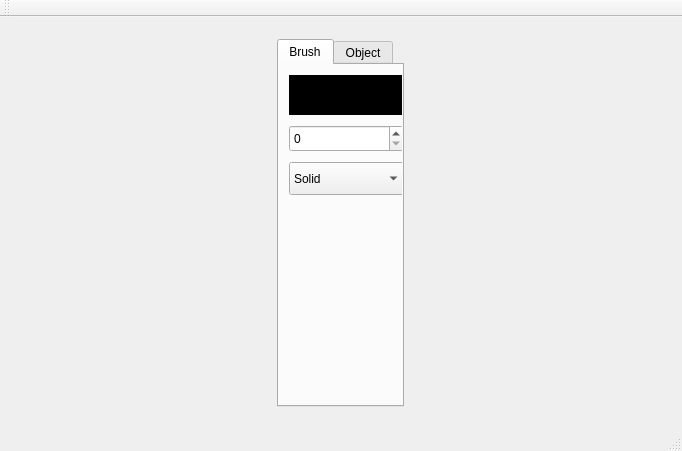
<?xml version="1.0" encoding="UTF-8"?>
<ui version="4.0">
 <class>MainWindow</class>
 <widget class="QMainWindow" name="MainWindow">
  <property name="geometry">
   <rect>
    <x>0</x>
    <y>0</y>
    <width>682</width>
    <height>451</height>
   </rect>
  </property>
  <property name="windowTitle">
   <string>MainWindow</string>
  </property>
  <widget class="QWidget" name="centralWidget">
   <property name="sizePolicy">
    <sizepolicy hsizetype="Expanding" vsizetype="Expanding">
     <horstretch>0</horstretch>
     <verstretch>0</verstretch>
    </sizepolicy>
   </property>
   <layout class="QGridLayout" name="gridLayout">
    <item row="0" column="0">
     <layout class="QHBoxLayout" name="horizontalLayout">
      <property name="sizeConstraint">
       <enum>QLayout::SetDefaultConstraint</enum>
      </property>
      <item>
       <layout class="QGridLayout" name="drawLayout"/>
      </item>
      <item>
       <widget class="QWidget" name="RightPanel" native="true">
        <property name="sizePolicy">
         <sizepolicy hsizetype="Fixed" vsizetype="Expanding">
          <horstretch>0</horstretch>
          <verstretch>0</verstretch>
         </sizepolicy>
        </property>
        <property name="minimumSize">
         <size>
          <width>100</width>
          <height>0</height>
         </size>
        </property>
        <property name="baseSize">
         <size>
          <width>0</width>
          <height>0</height>
         </size>
        </property>
        <layout class="QGridLayout" name="gridLayout_2">
         <item row="0" column="0">
          <widget class="QTabWidget" name="tabWidget">
           <property name="autoFillBackground">
            <bool>false</bool>
           </property>
           <property name="currentIndex">
            <number>0</number>
           </property>
           <widget class="QWidget" name="currSettings">
            <attribute name="title">
             <string>Brush</string>
            </attribute>
            <widget class="QPushButton" name="currColor">
             <property name="geometry">
              <rect>
               <x>10</x>
               <y>10</y>
               <width>115</width>
               <height>40</height>
              </rect>
             </property>
             <property name="sizePolicy">
              <sizepolicy hsizetype="Maximum" vsizetype="Fixed">
               <horstretch>0</horstretch>
               <verstretch>0</verstretch>
              </sizepolicy>
             </property>
             <property name="palette">
              <palette>
               <active>
                <colorrole role="WindowText">
                 <brush brushstyle="SolidPattern">
                  <color alpha="255">
                   <red>255</red>
                   <green>255</green>
                   <blue>255</blue>
                  </color>
                 </brush>
                </colorrole>
                <colorrole role="Button">
                 <brush brushstyle="SolidPattern">
                  <color alpha="255">
                   <red>0</red>
                   <green>0</green>
                   <blue>0</blue>
                  </color>
                 </brush>
                </colorrole>
                <colorrole role="Light">
                 <brush brushstyle="SolidPattern">
                  <color alpha="255">
                   <red>0</red>
                   <green>0</green>
                   <blue>0</blue>
                  </color>
                 </brush>
                </colorrole>
                <colorrole role="Midlight">
                 <brush brushstyle="SolidPattern">
                  <color alpha="255">
                   <red>0</red>
                   <green>0</green>
                   <blue>0</blue>
                  </color>
                 </brush>
                </colorrole>
                <colorrole role="Dark">
                 <brush brushstyle="SolidPattern">
                  <color alpha="255">
                   <red>0</red>
                   <green>0</green>
                   <blue>0</blue>
                  </color>
                 </brush>
                </colorrole>
                <colorrole role="Mid">
                 <brush brushstyle="SolidPattern">
                  <color alpha="255">
                   <red>0</red>
                   <green>0</green>
                   <blue>0</blue>
                  </color>
                 </brush>
                </colorrole>
                <colorrole role="Text">
                 <brush brushstyle="SolidPattern">
                  <color alpha="255">
                   <red>255</red>
                   <green>255</green>
                   <blue>255</blue>
                  </color>
                 </brush>
                </colorrole>
                <colorrole role="BrightText">
                 <brush brushstyle="SolidPattern">
                  <color alpha="255">
                   <red>255</red>
                   <green>255</green>
                   <blue>255</blue>
                  </color>
                 </brush>
                </colorrole>
                <colorrole role="ButtonText">
                 <brush brushstyle="SolidPattern">
                  <color alpha="255">
                   <red>255</red>
                   <green>255</green>
                   <blue>255</blue>
                  </color>
                 </brush>
                </colorrole>
                <colorrole role="Base">
                 <brush brushstyle="SolidPattern">
                  <color alpha="255">
                   <red>0</red>
                   <green>0</green>
                   <blue>0</blue>
                  </color>
                 </brush>
                </colorrole>
                <colorrole role="Window">
                 <brush brushstyle="SolidPattern">
                  <color alpha="255">
                   <red>0</red>
                   <green>0</green>
                   <blue>0</blue>
                  </color>
                 </brush>
                </colorrole>
                <colorrole role="Shadow">
                 <brush brushstyle="SolidPattern">
                  <color alpha="255">
                   <red>0</red>
                   <green>0</green>
                   <blue>0</blue>
                  </color>
                 </brush>
                </colorrole>
                <colorrole role="AlternateBase">
                 <brush brushstyle="SolidPattern">
                  <color alpha="255">
                   <red>0</red>
                   <green>0</green>
                   <blue>0</blue>
                  </color>
                 </brush>
                </colorrole>
                <colorrole role="ToolTipBase">
                 <brush brushstyle="SolidPattern">
                  <color alpha="255">
                   <red>255</red>
                   <green>255</green>
                   <blue>220</blue>
                  </color>
                 </brush>
                </colorrole>
                <colorrole role="ToolTipText">
                 <brush brushstyle="SolidPattern">
                  <color alpha="255">
                   <red>0</red>
                   <green>0</green>
                   <blue>0</blue>
                  </color>
                 </brush>
                </colorrole>
               </active>
               <inactive>
                <colorrole role="WindowText">
                 <brush brushstyle="SolidPattern">
                  <color alpha="255">
                   <red>255</red>
                   <green>255</green>
                   <blue>255</blue>
                  </color>
                 </brush>
                </colorrole>
                <colorrole role="Button">
                 <brush brushstyle="SolidPattern">
                  <color alpha="255">
                   <red>0</red>
                   <green>0</green>
                   <blue>0</blue>
                  </color>
                 </brush>
                </colorrole>
                <colorrole role="Light">
                 <brush brushstyle="SolidPattern">
                  <color alpha="255">
                   <red>0</red>
                   <green>0</green>
                   <blue>0</blue>
                  </color>
                 </brush>
                </colorrole>
                <colorrole role="Midlight">
                 <brush brushstyle="SolidPattern">
                  <color alpha="255">
                   <red>0</red>
                   <green>0</green>
                   <blue>0</blue>
                  </color>
                 </brush>
                </colorrole>
                <colorrole role="Dark">
                 <brush brushstyle="SolidPattern">
                  <color alpha="255">
                   <red>0</red>
                   <green>0</green>
                   <blue>0</blue>
                  </color>
                 </brush>
                </colorrole>
                <colorrole role="Mid">
                 <brush brushstyle="SolidPattern">
                  <color alpha="255">
                   <red>0</red>
                   <green>0</green>
                   <blue>0</blue>
                  </color>
                 </brush>
                </colorrole>
                <colorrole role="Text">
                 <brush brushstyle="SolidPattern">
                  <color alpha="255">
                   <red>255</red>
                   <green>255</green>
                   <blue>255</blue>
                  </color>
                 </brush>
                </colorrole>
                <colorrole role="BrightText">
                 <brush brushstyle="SolidPattern">
                  <color alpha="255">
                   <red>255</red>
                   <green>255</green>
                   <blue>255</blue>
                  </color>
                 </brush>
                </colorrole>
                <colorrole role="ButtonText">
                 <brush brushstyle="SolidPattern">
                  <color alpha="255">
                   <red>255</red>
                   <green>255</green>
                   <blue>255</blue>
                  </color>
                 </brush>
                </colorrole>
                <colorrole role="Base">
                 <brush brushstyle="SolidPattern">
                  <color alpha="255">
                   <red>0</red>
                   <green>0</green>
                   <blue>0</blue>
                  </color>
                 </brush>
                </colorrole>
                <colorrole role="Window">
                 <brush brushstyle="SolidPattern">
                  <color alpha="255">
                   <red>0</red>
                   <green>0</green>
                   <blue>0</blue>
                  </color>
                 </brush>
                </colorrole>
                <colorrole role="Shadow">
                 <brush brushstyle="SolidPattern">
                  <color alpha="255">
                   <red>0</red>
                   <green>0</green>
                   <blue>0</blue>
                  </color>
                 </brush>
                </colorrole>
                <colorrole role="AlternateBase">
                 <brush brushstyle="SolidPattern">
                  <color alpha="255">
                   <red>0</red>
                   <green>0</green>
                   <blue>0</blue>
                  </color>
                 </brush>
                </colorrole>
                <colorrole role="ToolTipBase">
                 <brush brushstyle="SolidPattern">
                  <color alpha="255">
                   <red>255</red>
                   <green>255</green>
                   <blue>220</blue>
                  </color>
                 </brush>
                </colorrole>
                <colorrole role="ToolTipText">
                 <brush brushstyle="SolidPattern">
                  <color alpha="255">
                   <red>0</red>
                   <green>0</green>
                   <blue>0</blue>
                  </color>
                 </brush>
                </colorrole>
               </inactive>
               <disabled>
                <colorrole role="WindowText">
                 <brush brushstyle="SolidPattern">
                  <color alpha="255">
                   <red>0</red>
                   <green>0</green>
                   <blue>0</blue>
                  </color>
                 </brush>
                </colorrole>
                <colorrole role="Button">
                 <brush brushstyle="SolidPattern">
                  <color alpha="255">
                   <red>0</red>
                   <green>0</green>
                   <blue>0</blue>
                  </color>
                 </brush>
                </colorrole>
                <colorrole role="Light">
                 <brush brushstyle="SolidPattern">
                  <color alpha="255">
                   <red>0</red>
                   <green>0</green>
                   <blue>0</blue>
                  </color>
                 </brush>
                </colorrole>
                <colorrole role="Midlight">
                 <brush brushstyle="SolidPattern">
                  <color alpha="255">
                   <red>0</red>
                   <green>0</green>
                   <blue>0</blue>
                  </color>
                 </brush>
                </colorrole>
                <colorrole role="Dark">
                 <brush brushstyle="SolidPattern">
                  <color alpha="255">
                   <red>0</red>
                   <green>0</green>
                   <blue>0</blue>
                  </color>
                 </brush>
                </colorrole>
                <colorrole role="Mid">
                 <brush brushstyle="SolidPattern">
                  <color alpha="255">
                   <red>0</red>
                   <green>0</green>
                   <blue>0</blue>
                  </color>
                 </brush>
                </colorrole>
                <colorrole role="Text">
                 <brush brushstyle="SolidPattern">
                  <color alpha="255">
                   <red>0</red>
                   <green>0</green>
                   <blue>0</blue>
                  </color>
                 </brush>
                </colorrole>
                <colorrole role="BrightText">
                 <brush brushstyle="SolidPattern">
                  <color alpha="255">
                   <red>255</red>
                   <green>255</green>
                   <blue>255</blue>
                  </color>
                 </brush>
                </colorrole>
                <colorrole role="ButtonText">
                 <brush brushstyle="SolidPattern">
                  <color alpha="255">
                   <red>0</red>
                   <green>0</green>
                   <blue>0</blue>
                  </color>
                 </brush>
                </colorrole>
                <colorrole role="Base">
                 <brush brushstyle="SolidPattern">
                  <color alpha="255">
                   <red>0</red>
                   <green>0</green>
                   <blue>0</blue>
                  </color>
                 </brush>
                </colorrole>
                <colorrole role="Window">
                 <brush brushstyle="SolidPattern">
                  <color alpha="255">
                   <red>0</red>
                   <green>0</green>
                   <blue>0</blue>
                  </color>
                 </brush>
                </colorrole>
                <colorrole role="Shadow">
                 <brush brushstyle="SolidPattern">
                  <color alpha="255">
                   <red>0</red>
                   <green>0</green>
                   <blue>0</blue>
                  </color>
                 </brush>
                </colorrole>
                <colorrole role="AlternateBase">
                 <brush brushstyle="SolidPattern">
                  <color alpha="255">
                   <red>0</red>
                   <green>0</green>
                   <blue>0</blue>
                  </color>
                 </brush>
                </colorrole>
                <colorrole role="ToolTipBase">
                 <brush brushstyle="SolidPattern">
                  <color alpha="255">
                   <red>255</red>
                   <green>255</green>
                   <blue>220</blue>
                  </color>
                 </brush>
                </colorrole>
                <colorrole role="ToolTipText">
                 <brush brushstyle="SolidPattern">
                  <color alpha="255">
                   <red>0</red>
                   <green>0</green>
                   <blue>0</blue>
                  </color>
                 </brush>
                </colorrole>
               </disabled>
              </palette>
             </property>
             <property name="autoFillBackground">
              <bool>true</bool>
             </property>
             <property name="text">
              <string/>
             </property>
             <property name="flat">
              <bool>true</bool>
             </property>
            </widget>
            <widget class="QSpinBox" name="currSize">
             <property name="geometry">
              <rect>
               <x>10</x>
               <y>60</y>
               <width>115</width>
               <height>27</height>
              </rect>
             </property>
             <property name="sizePolicy">
              <sizepolicy hsizetype="Maximum" vsizetype="Fixed">
               <horstretch>0</horstretch>
               <verstretch>0</verstretch>
              </sizepolicy>
             </property>
            </widget>
            <widget class="QComboBox" name="currStyle">
             <property name="geometry">
              <rect>
               <x>10</x>
               <y>97</y>
               <width>116</width>
               <height>33</height>
              </rect>
             </property>
             <property name="currentIndex">
              <number>1</number>
             </property>
             <item>
              <property name="text">
               <string>None</string>
              </property>
             </item>
             <item>
              <property name="text">
               <string>Solid</string>
              </property>
             </item>
             <item>
              <property name="text">
               <string>Dash</string>
              </property>
             </item>
             <item>
              <property name="text">
               <string>Dot</string>
              </property>
             </item>
             <item>
              <property name="text">
               <string>DashDot</string>
              </property>
             </item>
            </widget>
           </widget>
           <widget class="QWidget" name="objSettings">
            <attribute name="title">
             <string>Object</string>
            </attribute>
            <widget class="QPushButton" name="objColor">
             <property name="geometry">
              <rect>
               <x>10</x>
               <y>10</y>
               <width>115</width>
               <height>40</height>
              </rect>
             </property>
             <property name="sizePolicy">
              <sizepolicy hsizetype="Maximum" vsizetype="Fixed">
               <horstretch>0</horstretch>
               <verstretch>0</verstretch>
              </sizepolicy>
             </property>
             <property name="palette">
              <palette>
               <active>
                <colorrole role="WindowText">
                 <brush brushstyle="SolidPattern">
                  <color alpha="255">
                   <red>255</red>
                   <green>255</green>
                   <blue>255</blue>
                  </color>
                 </brush>
                </colorrole>
                <colorrole role="Button">
                 <brush brushstyle="SolidPattern">
                  <color alpha="255">
                   <red>0</red>
                   <green>0</green>
                   <blue>0</blue>
                  </color>
                 </brush>
                </colorrole>
                <colorrole role="Light">
                 <brush brushstyle="SolidPattern">
                  <color alpha="255">
                   <red>0</red>
                   <green>0</green>
                   <blue>0</blue>
                  </color>
                 </brush>
                </colorrole>
                <colorrole role="Midlight">
                 <brush brushstyle="SolidPattern">
                  <color alpha="255">
                   <red>0</red>
                   <green>0</green>
                   <blue>0</blue>
                  </color>
                 </brush>
                </colorrole>
                <colorrole role="Dark">
                 <brush brushstyle="SolidPattern">
                  <color alpha="255">
                   <red>0</red>
                   <green>0</green>
                   <blue>0</blue>
                  </color>
                 </brush>
                </colorrole>
                <colorrole role="Mid">
                 <brush brushstyle="SolidPattern">
                  <color alpha="255">
                   <red>0</red>
                   <green>0</green>
                   <blue>0</blue>
                  </color>
                 </brush>
                </colorrole>
                <colorrole role="Text">
                 <brush brushstyle="SolidPattern">
                  <color alpha="255">
                   <red>255</red>
                   <green>255</green>
                   <blue>255</blue>
                  </color>
                 </brush>
                </colorrole>
                <colorrole role="BrightText">
                 <brush brushstyle="SolidPattern">
                  <color alpha="255">
                   <red>255</red>
                   <green>255</green>
                   <blue>255</blue>
                  </color>
                 </brush>
                </colorrole>
                <colorrole role="ButtonText">
                 <brush brushstyle="SolidPattern">
                  <color alpha="255">
                   <red>255</red>
                   <green>255</green>
                   <blue>255</blue>
                  </color>
                 </brush>
                </colorrole>
                <colorrole role="Base">
                 <brush brushstyle="SolidPattern">
                  <color alpha="255">
                   <red>0</red>
                   <green>0</green>
                   <blue>0</blue>
                  </color>
                 </brush>
                </colorrole>
                <colorrole role="Window">
                 <brush brushstyle="SolidPattern">
                  <color alpha="255">
                   <red>0</red>
                   <green>0</green>
                   <blue>0</blue>
                  </color>
                 </brush>
                </colorrole>
                <colorrole role="Shadow">
                 <brush brushstyle="SolidPattern">
                  <color alpha="255">
                   <red>0</red>
                   <green>0</green>
                   <blue>0</blue>
                  </color>
                 </brush>
                </colorrole>
                <colorrole role="AlternateBase">
                 <brush brushstyle="SolidPattern">
                  <color alpha="255">
                   <red>0</red>
                   <green>0</green>
                   <blue>0</blue>
                  </color>
                 </brush>
                </colorrole>
                <colorrole role="ToolTipBase">
                 <brush brushstyle="SolidPattern">
                  <color alpha="255">
                   <red>255</red>
                   <green>255</green>
                   <blue>220</blue>
                  </color>
                 </brush>
                </colorrole>
                <colorrole role="ToolTipText">
                 <brush brushstyle="SolidPattern">
                  <color alpha="255">
                   <red>0</red>
                   <green>0</green>
                   <blue>0</blue>
                  </color>
                 </brush>
                </colorrole>
               </active>
               <inactive>
                <colorrole role="WindowText">
                 <brush brushstyle="SolidPattern">
                  <color alpha="255">
                   <red>255</red>
                   <green>255</green>
                   <blue>255</blue>
                  </color>
                 </brush>
                </colorrole>
                <colorrole role="Button">
                 <brush brushstyle="SolidPattern">
                  <color alpha="255">
                   <red>0</red>
                   <green>0</green>
                   <blue>0</blue>
                  </color>
                 </brush>
                </colorrole>
                <colorrole role="Light">
                 <brush brushstyle="SolidPattern">
                  <color alpha="255">
                   <red>0</red>
                   <green>0</green>
                   <blue>0</blue>
                  </color>
                 </brush>
                </colorrole>
                <colorrole role="Midlight">
                 <brush brushstyle="SolidPattern">
                  <color alpha="255">
                   <red>0</red>
                   <green>0</green>
                   <blue>0</blue>
                  </color>
                 </brush>
                </colorrole>
                <colorrole role="Dark">
                 <brush brushstyle="SolidPattern">
                  <color alpha="255">
                   <red>0</red>
                   <green>0</green>
                   <blue>0</blue>
                  </color>
                 </brush>
                </colorrole>
                <colorrole role="Mid">
                 <brush brushstyle="SolidPattern">
                  <color alpha="255">
                   <red>0</red>
                   <green>0</green>
                   <blue>0</blue>
                  </color>
                 </brush>
                </colorrole>
                <colorrole role="Text">
                 <brush brushstyle="SolidPattern">
                  <color alpha="255">
                   <red>255</red>
                   <green>255</green>
                   <blue>255</blue>
                  </color>
                 </brush>
                </colorrole>
                <colorrole role="BrightText">
                 <brush brushstyle="SolidPattern">
                  <color alpha="255">
                   <red>255</red>
                   <green>255</green>
                   <blue>255</blue>
                  </color>
                 </brush>
                </colorrole>
                <colorrole role="ButtonText">
                 <brush brushstyle="SolidPattern">
                  <color alpha="255">
                   <red>255</red>
                   <green>255</green>
                   <blue>255</blue>
                  </color>
                 </brush>
                </colorrole>
                <colorrole role="Base">
                 <brush brushstyle="SolidPattern">
                  <color alpha="255">
                   <red>0</red>
                   <green>0</green>
                   <blue>0</blue>
                  </color>
                 </brush>
                </colorrole>
                <colorrole role="Window">
                 <brush brushstyle="SolidPattern">
                  <color alpha="255">
                   <red>0</red>
                   <green>0</green>
                   <blue>0</blue>
                  </color>
                 </brush>
                </colorrole>
                <colorrole role="Shadow">
                 <brush brushstyle="SolidPattern">
                  <color alpha="255">
                   <red>0</red>
                   <green>0</green>
                   <blue>0</blue>
                  </color>
                 </brush>
                </colorrole>
                <colorrole role="AlternateBase">
                 <brush brushstyle="SolidPattern">
                  <color alpha="255">
                   <red>0</red>
                   <green>0</green>
                   <blue>0</blue>
                  </color>
                 </brush>
                </colorrole>
                <colorrole role="ToolTipBase">
                 <brush brushstyle="SolidPattern">
                  <color alpha="255">
                   <red>255</red>
                   <green>255</green>
                   <blue>220</blue>
                  </color>
                 </brush>
                </colorrole>
                <colorrole role="ToolTipText">
                 <brush brushstyle="SolidPattern">
                  <color alpha="255">
                   <red>0</red>
                   <green>0</green>
                   <blue>0</blue>
                  </color>
                 </brush>
                </colorrole>
               </inactive>
               <disabled>
                <colorrole role="WindowText">
                 <brush brushstyle="SolidPattern">
                  <color alpha="255">
                   <red>0</red>
                   <green>0</green>
                   <blue>0</blue>
                  </color>
                 </brush>
                </colorrole>
                <colorrole role="Button">
                 <brush brushstyle="SolidPattern">
                  <color alpha="255">
                   <red>0</red>
                   <green>0</green>
                   <blue>0</blue>
                  </color>
                 </brush>
                </colorrole>
                <colorrole role="Light">
                 <brush brushstyle="SolidPattern">
                  <color alpha="255">
                   <red>0</red>
                   <green>0</green>
                   <blue>0</blue>
                  </color>
                 </brush>
                </colorrole>
                <colorrole role="Midlight">
                 <brush brushstyle="SolidPattern">
                  <color alpha="255">
                   <red>0</red>
                   <green>0</green>
                   <blue>0</blue>
                  </color>
                 </brush>
                </colorrole>
                <colorrole role="Dark">
                 <brush brushstyle="SolidPattern">
                  <color alpha="255">
                   <red>0</red>
                   <green>0</green>
                   <blue>0</blue>
                  </color>
                 </brush>
                </colorrole>
                <colorrole role="Mid">
                 <brush brushstyle="SolidPattern">
                  <color alpha="255">
                   <red>0</red>
                   <green>0</green>
                   <blue>0</blue>
                  </color>
                 </brush>
                </colorrole>
                <colorrole role="Text">
                 <brush brushstyle="SolidPattern">
                  <color alpha="255">
                   <red>0</red>
                   <green>0</green>
                   <blue>0</blue>
                  </color>
                 </brush>
                </colorrole>
                <colorrole role="BrightText">
                 <brush brushstyle="SolidPattern">
                  <color alpha="255">
                   <red>255</red>
                   <green>255</green>
                   <blue>255</blue>
                  </color>
                 </brush>
                </colorrole>
                <colorrole role="ButtonText">
                 <brush brushstyle="SolidPattern">
                  <color alpha="255">
                   <red>0</red>
                   <green>0</green>
                   <blue>0</blue>
                  </color>
                 </brush>
                </colorrole>
                <colorrole role="Base">
                 <brush brushstyle="SolidPattern">
                  <color alpha="255">
                   <red>0</red>
                   <green>0</green>
                   <blue>0</blue>
                  </color>
                 </brush>
                </colorrole>
                <colorrole role="Window">
                 <brush brushstyle="SolidPattern">
                  <color alpha="255">
                   <red>0</red>
                   <green>0</green>
                   <blue>0</blue>
                  </color>
                 </brush>
                </colorrole>
                <colorrole role="Shadow">
                 <brush brushstyle="SolidPattern">
                  <color alpha="255">
                   <red>0</red>
                   <green>0</green>
                   <blue>0</blue>
                  </color>
                 </brush>
                </colorrole>
                <colorrole role="AlternateBase">
                 <brush brushstyle="SolidPattern">
                  <color alpha="255">
                   <red>0</red>
                   <green>0</green>
                   <blue>0</blue>
                  </color>
                 </brush>
                </colorrole>
                <colorrole role="ToolTipBase">
                 <brush brushstyle="SolidPattern">
                  <color alpha="255">
                   <red>255</red>
                   <green>255</green>
                   <blue>220</blue>
                  </color>
                 </brush>
                </colorrole>
                <colorrole role="ToolTipText">
                 <brush brushstyle="SolidPattern">
                  <color alpha="255">
                   <red>0</red>
                   <green>0</green>
                   <blue>0</blue>
                  </color>
                 </brush>
                </colorrole>
               </disabled>
              </palette>
             </property>
             <property name="autoFillBackground">
              <bool>true</bool>
             </property>
             <property name="text">
              <string/>
             </property>
             <property name="autoDefault">
              <bool>false</bool>
             </property>
             <property name="default">
              <bool>false</bool>
             </property>
             <property name="flat">
              <bool>true</bool>
             </property>
            </widget>
            <widget class="QSpinBox" name="objSize">
             <property name="geometry">
              <rect>
               <x>10</x>
               <y>60</y>
               <width>115</width>
               <height>27</height>
              </rect>
             </property>
             <property name="sizePolicy">
              <sizepolicy hsizetype="Maximum" vsizetype="Fixed">
               <horstretch>0</horstretch>
               <verstretch>0</verstretch>
              </sizepolicy>
             </property>
            </widget>
            <widget class="QComboBox" name="objStyle">
             <property name="geometry">
              <rect>
               <x>10</x>
               <y>97</y>
               <width>116</width>
               <height>33</height>
              </rect>
             </property>
             <property name="editable">
              <bool>false</bool>
             </property>
             <property name="currentIndex">
              <number>1</number>
             </property>
             <item>
              <property name="text">
               <string>None</string>
              </property>
             </item>
             <item>
              <property name="text">
               <string>Solid</string>
              </property>
             </item>
             <item>
              <property name="text">
               <string>Dash</string>
              </property>
             </item>
             <item>
              <property name="text">
               <string>Dot</string>
              </property>
             </item>
             <item>
              <property name="text">
               <string>DashDot</string>
              </property>
             </item>
            </widget>
           </widget>
          </widget>
         </item>
        </layout>
       </widget>
      </item>
     </layout>
    </item>
   </layout>
  </widget>
  <widget class="QMenuBar" name="menuBar">
   <property name="geometry">
    <rect>
     <x>0</x>
     <y>0</y>
     <width>682</width>
     <height>27</height>
    </rect>
   </property>
  </widget>
  <widget class="QToolBar" name="mainToolBar">
   <attribute name="toolBarArea">
    <enum>TopToolBarArea</enum>
   </attribute>
   <attribute name="toolBarBreak">
    <bool>false</bool>
   </attribute>
  </widget>
  <widget class="QStatusBar" name="statusBar"/>
 </widget>
 <layoutdefault spacing="6" margin="11"/>
 <resources/>
 <connections/>
</ui>
